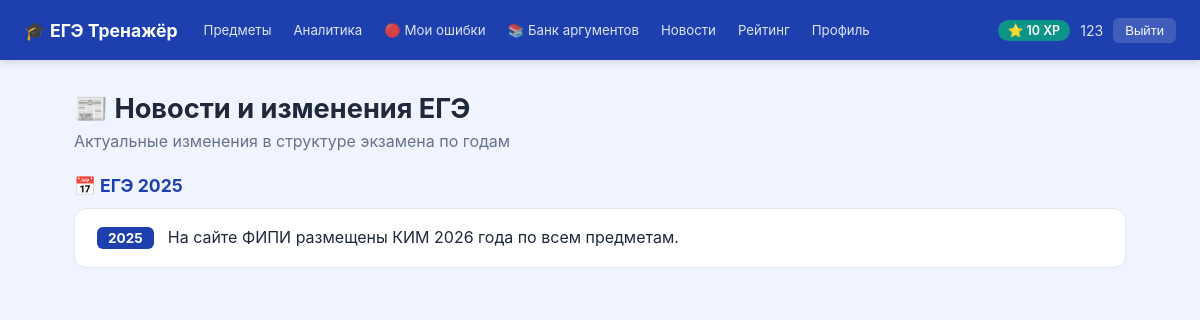
Screenshot of /py/news (signed in) with the database file from the repository.
### tables this page shows
CREATE TABLE users (
            id INTEGER PRIMARY KEY AUTOINCREMENT,
            name TEXT NOT NULL,
            email TEXT UNIQUE NOT NULL,
            password_hash TEXT NOT NULL,
            xp INTEGER NOT NULL DEFAULT 0,
            tests_completed INTEGER NOT NULL DEFAULT 0,
            created_at TIMESTAMP DEFAULT CURRENT_TIMESTAMP
        );

CREATE TABLE news_items (
            id INTEGER PRIMARY KEY AUTOINCREMENT,
            title TEXT NOT NULL,
            content TEXT NOT NULL,
            year INTEGER NOT NULL DEFAULT 2026,
            created_at TIMESTAMP DEFAULT CURRENT_TIMESTAMP
        );

### app.py (the view)
@app.route('/py/news')
@login_required
def news():
    user=get_current_user()
    try:
        cur=get_cursor()
        cur.execute('SELECT * FROM news_items ORDER BY year DESC,id DESC')
        items=cur.fetchall()
    except: items=[]
    return render_template('news.html',user=user,items=items)

### app.py (called while the page is built)
def get_db():
    if 'db' not in g:
        if USE_SQLITE:
            conn = sqlite3.connect(SQLITE_PATH)
            conn.row_factory = sqlite3.Row
            g.db = conn; g.use_sqlite = True
        else:
            conn = psycopg2.connect(DATABASE_URL, cursor_factory=psycopg2.extras.RealDictCursor)
            conn.autocommit = False
            g.db = conn; g.use_sqlite = False
    return g.db

def get_cursor():
    db = get_db()
    cur = db.cursor()
    return SQLiteCursor(cur) if g.get('use_sqlite') else cur

def get_current_user():
    uid = session.get('user_id')
    if not uid: return None
    try:
        cur = get_cursor()
        cur.execute('SELECT id,name,email,xp,tests_completed FROM users WHERE id=%s',(uid,))
        return cur.fetchone()
    except: return None

def login_required(f):
    from functools import wraps
    @wraps(f)
    def decorated(*args, **kwargs):
        if not session.get('user_id'):
            return redirect('/py/login')
        return f(*args, **kwargs)
    return decorated

    def execute(self, sql, params=None):
        has_ret = bool(re.search(r'\bRETURNING\b', sql, re.IGNORECASE))
        if has_ret:
            sql = re.sub(r'\s+RETURNING\s+\w+', '', sql, flags=re.IGNORECASE)
        sql = sql.replace('%s', '?')
        self._cur.execute(sql, params or [])
        self._lastrowid = self._cur.lastrowid
        self._returning = has_ret

    def fetchone(self):
        if getattr(self, '_returning', False):
            return {'id': self._lastrowid}
        row = self._cur.fetchone()
        return dict(row) if row else None

    def fetchall(self):
        return [dict(r) for r in self._cur.fetchall()]

### templates/news.html (shortened to what this page needs)
{% extends 'base.html' %}
{% block content %}
<div class="container">
  <div class="page-title">📰 Новости и изменения ЕГЭ</div>
  <div class="page-subtitle">Актуальные изменения в структуре экзамена по годам</div>
  {% if items %}
  {% set years = items | map(attribute='year') | unique | list %}
  {% for year in [2025, 2024, 2023] %}
  {% set year_items = items | selectattr('year', 'equalto', year) | list %}
  {% if year_items %}
  <div style="margin-bottom:24px">
    <div style="font-size:1.1rem;font-weight:700;margin-bottom:12px;color:var(--primary)">📅 ЕГЭ {{ year }}</div>
    {% for item in year_items %}
    <div class="news-item">
      <span class="news-year">{{ item.year }}</span>
      <div>
        <div class="news-content">{{ item.content }}</div>
      </div>
    </div>
    {% endfor %}
  </div>
  {% endif %}
  {% endfor %}
  {% else %}
  <div class="empty-state">
    <div class="icon">📭</div>
    <div>Новости пока не добавлены</div>
  </div>
  {% endif %}
</div>
{% endblock %}

### templates/base.html (shortened to what this page needs)
<!DOCTYPE html>
<html lang="ru">
<head>
  <link rel="stylesheet" href="/py/static/css/style.css">
</head>
<body>
{% if user %}
<nav class="navbar">
  <a href="/py/" class="navbar-brand">🎓 ЕГЭ Тренажёр</a>
  <div class="navbar-links">
    <a href="/py/">Предметы</a>
    <a href="/py/analytics">Аналитика</a>
    <a href="/py/mistakes">🔴 Мои ошибки</a>
    <a href="/py/arguments">📚 Банк аргументов</a>
    <a href="/py/news">Новости</a>
    <a href="/py/leaderboard">Рейтинг</a>
    <a href="/py/profile">Профиль</a>
  </div>
  <div class="navbar-user">
    <span class="xp-badge">⭐ {{ user.xp }} XP</span>
    <span style="color:rgba(255,255,255,0.85);font-size:0.88rem">{{ user.name }}</span>
    <a href="/py/logout"><button class="btn-logout">Выйти</button></a>
  </div>
</nav>
{% endif %}
{% block content %}{% endblock %}
</body>
</html>

### static/css/style.css (style rules this page uses)
:root { --primary: #1e40af; --primary-light: #3b82f6; --primary-dark: #1e3a8a; --secondary: #0d9488; --bg: #f0f4ff; --card: #ffffff; --text: #1e293b; --text-muted: #64748b; --border: #e2e8f0; --success: #16a34a; --error: #dc2626; --warning: #d97706; --radius: 12px; --shadow: 0 2px 16px rgba(30,64,175,0.08); --shadow-hover: 0 8px 32px rgba(30,64,175,0.15); }
* { box-sizing: border-box; margin: 0; padding: 0; }
body { font-family: -apple-system, BlinkMacSystemFont, 'Segoe UI', sans-serif; background: var(--bg); color: var(--text); min-height: 100vh; }
a { color: var(--primary); text-decoration: none; }
.navbar { background: var(--primary); color: white; padding: 0 24px; display: flex; align-items: center; height: 60px; gap: 16px; box-shadow: 0 2px 8px rgba(0,0,0,0.15); position: sticky; top: 0; z-index: 100; }
.navbar-brand { font-size: 1.1rem; font-weight: 700; color: white; display: flex; align-items: center; gap: 8px; text-decoration: none; white-space: nowrap; }
.navbar-links { display: flex; gap: 2px; flex: 1; overflow-x: auto; }
.navbar-links a { color: rgba(255,255,255,0.85); padding: 5px 10px; border-radius: 6px; font-size: 0.83rem; transition: all 0.15s; white-space: nowrap; }
.navbar-user { display: flex; align-items: center; gap: 10px; font-size: 0.85rem; flex-shrink: 0; }
.xp-badge { background: var(--secondary); color: white; padding: 3px 10px; border-radius: 20px; font-weight: 600; font-size: 0.78rem; white-space: nowrap; }
.btn-logout { background: rgba(255,255,255,0.15); color: white; border: none; padding: 5px 12px; border-radius: 6px; cursor: pointer; font-size: 0.82rem; transition: background 0.15s; }
.container { max-width: 1100px; margin: 0 auto; padding: 32px 24px; }
.page-title { font-size: 1.7rem; font-weight: 700; margin-bottom: 6px; }
.page-subtitle { color: var(--text-muted); margin-bottom: 24px; }
.news-item { background: white; border-radius: var(--radius); border: 1px solid var(--border); padding: 18px 22px; margin-bottom: 12px; display: flex; gap: 14px; align-items: flex-start; }
.news-year { background: var(--primary); color: white; padding: 3px 11px; border-radius: 6px; font-weight: 700; font-size: 0.85rem; white-space: nowrap; flex-shrink: 0; }

### rows the page displays
users: xp "10", name "123"
news_items: year "2025", content "На сайте ФИПИ размещены КИМ 2026 года по всем предметам."

### other values shown
{{ year }} "2025"
